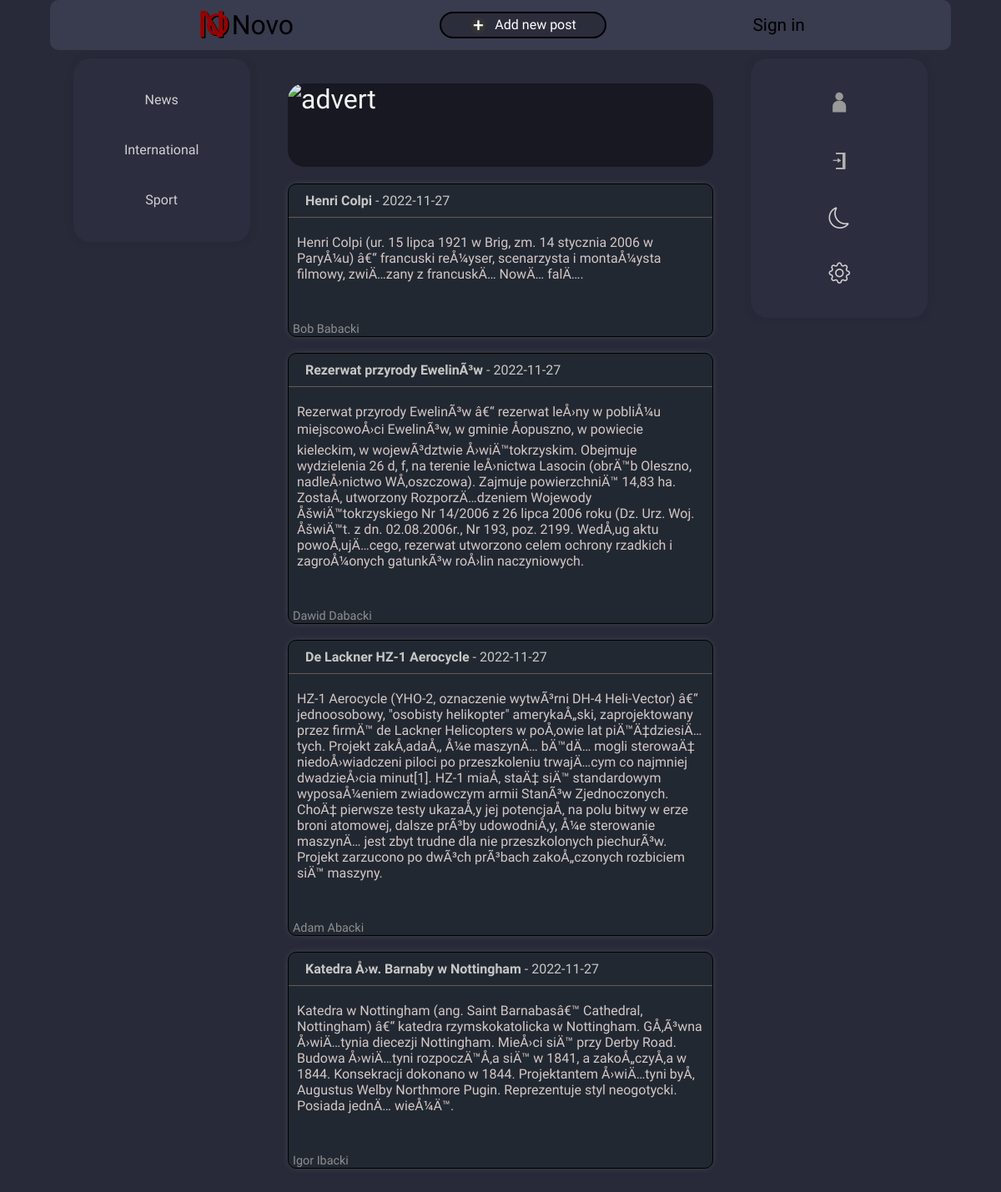
Before: / with the older database file.
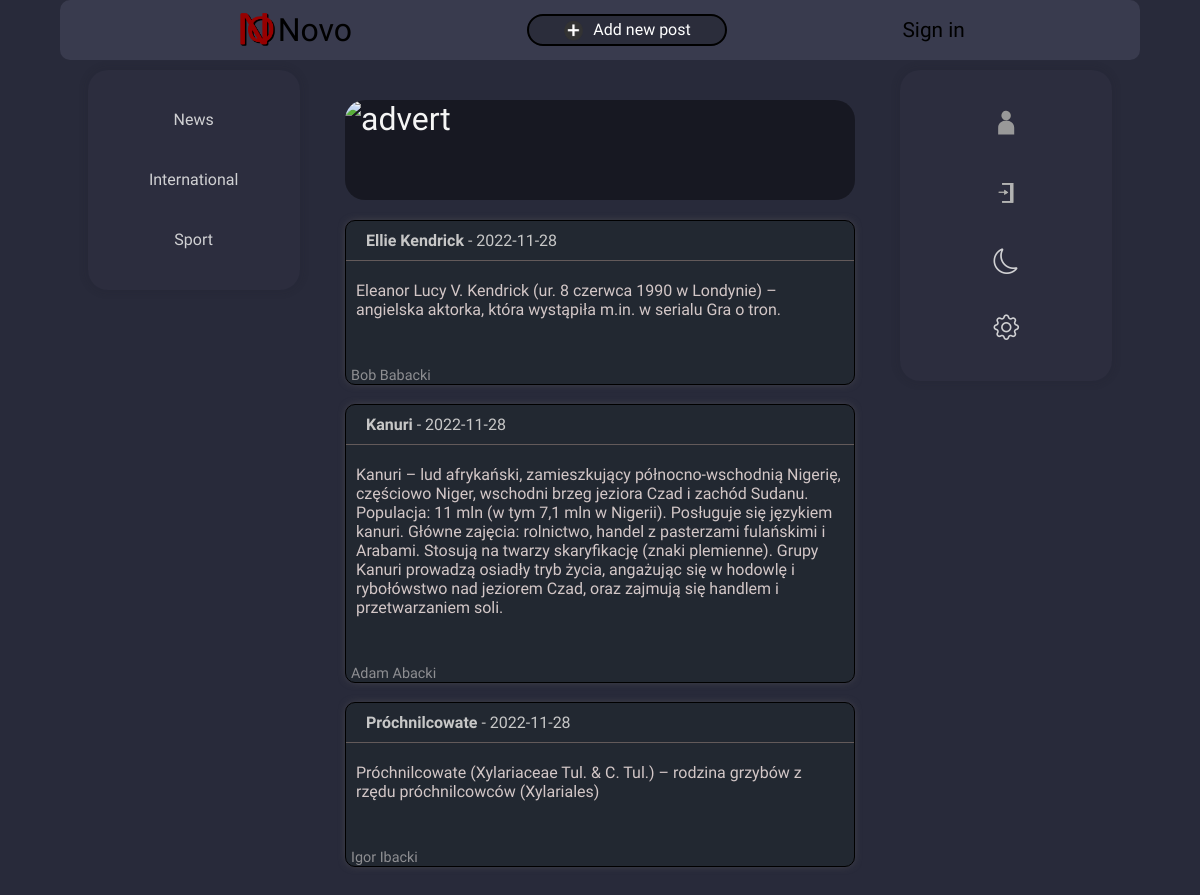
After: the same page with the newer database file.
### tables this page shows
CREATE TABLE `post` (
  `id` int(10) NOT NULL,
  `nazwa` varchar(50) NOT NULL,
  `tresc` text NOT NULL,
  `data_dodania` date NOT NULL,
  `uzytkownik_imie` varchar(40) NOT NULL,
  `uzytkownik_nazwisko` varchar(50) NOT NULL
);

### posty2.php (the view, shortened to what this page needs)
<?php
$a = new mysqli("localhost","root","","serwis");
if ($b=$a->query("SELECT nazwa, tresc, data_dodania, uzytkownik_imie, uzytkownik_nazwisko FROM post;"))
{
    while($c=$b->fetch_assoc())
    {
        echo '<div class="post"><div class="header"><p id="head"><b>'.$c['nazwa'].'</b> - '.$c['data_dodania'].'</p></div> <div class="content">'.$c['tresc'].' </div><br><br><div class="surname">'.$c['uzytkownik_imie'].' '.$c['uzytkownik_nazwisko'].'</div></div><br>';
    }
}
?>

### index.php (shortened to what this page needs)
<!DOCTYPE html>
<html lang="pl">
<head>
    <link rel="stylesheet" href="style.css">
    <link rel="stylesheet" href="https://cdn.jsdelivr.net/npm/bootstrap-icons@1.10.2/font/bootstrap-icons.css">
</head>
<body>
    <div class="container">
        <header>
            <div class="mini-logo"><img src="novo2-c.svg"/>Novo</div>
            <a href="index2.php"> <div class="add-post"><img src="add.svg" width="10%">Add new post</div> </a>
            <div class="login">Sign in</div>
        </header>
        <div class="con2">
        <nav class="icons height">
            <div class="item">News</div>
            <div class="item">International</div>
            <div class="item">Sport</div>
        </nav>
        <main>
            <div class="advert">
                <img src="advert.png" alt="advert"/>
            </div>
            <?php include 'posty2.php'?>
        </main>
        <nav class="icons">
            <div class="item"><div class="icon"><img src="log.svg" width="10%"></div><div class="label">User</div></div>
            <div class="item"><div class="icon"><img src="ulog.svg" width="10%"></div><div class="label">Home</div></div>
            <div class="item"><div class="icon"><i class="bi bi-moon"></i></div><div class="label">Night Mode</div></div>
            <div class="item"><div class="icon"> <i class="bi bi-gear"></i></div><div class="label">Settings</div></div>
        </nav>
    </div>
    </div>
</body>
</html>

### style.css (style rules this page uses)
* { box-sizing: border-box; margin: 0; font-family: "Heebo", sans-serif; }
body { background-color: #282a3a; }
.container { max-width: 1080px; margin: auto; height: 100%; position: relative; }
header { width: 100%; height: 60px; background-color: #393b4e; display: flex; justify-content: space-evenly; align-items: center; border-radius: 10px; }
header .mini-logo { display: flex; align-items: center; height: 100%; font-size: 2rem; font-family: "Kanit", sans-serif; }
.mini-logo img { height: 100%; }
a, a:link, a:visited { color: white; text-decoration: none; }
.add-post { width: 100px; height: 70%; display: flex; justify-content: center; align-items: center; position: relative; width: 200px; border-radius: 20px; text-indent: 10px; color: white; border: 2px solid black; background-color: rgba(0, 0, 0, 0.24); cursor: pointer; }
.login { font-size: 1.3rem; }
nav { width: 20%; height: fit-content; }
main { width: 50%; padding: 10px; }
.con2 { display: flex; padding: 10px; position: relative; height: 100%; justify-content: space-around; }
nav.icons { position: sticky; top: 20px; left: 0; text-align: center; padding: 10px 5px; min-height: 300px; border-radius: 20px; box-shadow: 0 0 5px 5px #1d1e2718; background-color: #34354650; }
.height { min-height: auto !important; }
.advert { width: 100%; background-color: rgba(0, 0, 0, 0.418); height: 100px; border-radius: 20px; margin: 20px 0; display: flex; align-items: center; justify-content: center; font-size: 2rem; color: whitesmoke; }
.advert img { width: 100%; height: 100%; border-radius: 20px; }
.post { width: 100%; border: 1px solid black; box-shadow: 0 0 10px -3px rgb(94, 91, 91); height: auto; min-height: 100px; border-radius: 10px; background-color: #222831; }
.post .header { width: 100%; padding: 10px 20px; display: flex; justify-content: space-between; color: rgb(199, 199, 199); border-bottom: 1px solid rgb(99, 90, 90); }
.content { padding: 10px; margin-top: 10px; color: rgb(211, 199, 199); }
.icons .item { width: 100%; color: rgba(233, 233, 233, 0.87); margin: 20px 0; min-height: 40px; padding: 10px; cursor: pointer; }
.icons .item i::before { font-size: 1.6rem; }
.surname { font-weight: 100; color: rgba(209, 207, 207, 0.616); margin: 0; text-indent: 5px; font-size: 0.9rem; }

Changed rows visible on the page:
removed post: nazwa "Henri Colpi", data_dodania "2022-11-27", tresc "Henri Colpi (ur. 15 lipca 1921 w Brig, zm. 14 stycznia 2006 w ParyÅ¼u) â€“ francuski reÅ¼yser, scenarzysta i montaÅ¼ysta filmowy, zwiÄ…zany z francuskÄ… NowÄ… falÄ….", uzytkownik_imie "Bob", uzytkownik_nazwisko "Babacki"
removed post: nazwa "Rezerwat przyrody EwelinÃ³w", data_dodania "2022-11-27", tresc "Rezerwat przyrody EwelinÃ³w â€“ rezerwat leÅ›ny w pobliÅ¼u miejscowoÅ›ci EwelinÃ³w, w gminie Åopuszno, w powiecie kieleckim, w wojewÃ³dztwie Å›wiÄ™tokrzyskim. Obejmuje wydzielenia 26 d, f, na terenie leÅ›nictwa Lasocin (obrÄ™b Oleszno, nadleÅ›nictwo WÅ‚oszczowa). Zajmuje powierzchniÄ™ 14,83 ha. ZostaÅ‚ utworzony RozporzÄ…dzeniem Wojewody ÅšwiÄ™tokrzyskiego Nr 14/2006 z 26 lipca 2006 roku (Dz. Urz. Woj. ÅšwiÄ™t. z dn. 02.08.2006r., Nr 193, poz. 2199. WedÅ‚ug aktu powoÅ‚ujÄ…cego, rezerwat utworzono celem ochrony rzadkich i zagroÅ¼onych gatunkÃ³w roÅ›lin naczyniowych.", uzytkownik_imie "Dawid", uzytkownik_nazwisko "Dabacki"
removed post: nazwa "De Lackner HZ-1 Aerocycle", data_dodania "2022-11-27", tresc "HZ-1 Aerocycle (YHO-2, oznaczenie wytwÃ³rni DH-4 Heli-Vector) â€“ jednoosobowy, \"osobisty helikopter\" amerykaÅ„ski, zaprojektowany przez firmÄ™ de Lackner Helicopters w poÅ‚owie lat piÄ™Ä‡dziesiÄ…tych. Projekt zakÅ‚adaÅ‚, Å¼e maszynÄ… bÄ™dÄ… mogli sterowaÄ‡ niedoÅ›wiadczeni piloci po przeszkoleniu trwajÄ…cym co najmniej dwadzieÅ›cia minut[1]. HZ-1 miaÅ‚ staÄ‡ siÄ™ standardowym wyposaÅ¼eniem zwiadowczym armii StanÃ³w Zjednoczonych. ChoÄ‡ pierwsze testy ukazaÅ‚y jej potencjaÅ‚ na polu bitwy w erze broni atomowej, dalsze prÃ³by udowodniÅ‚y, Å¼e sterowanie maszynÄ… jest zbyt trudne dla nie przeszkolonych piechurÃ³w. Projekt zarzucono po dwÃ³ch prÃ³bach zakoÅ„czonych rozbiciem siÄ™ maszyny.", uzytkownik_imie "Adam", uzytkownik_nazwisko "Abacki"
removed post: nazwa "Katedra Å›w. Barnaby w Nottingham", data_dodania "2022-11-27", tresc "Katedra w Nottingham (ang. Saint Barnabasâ€™ Cathedral, Nottingham) â€“ katedra rzymskokatolicka w Nottingham. GÅ‚Ã³wna Å›wiÄ…tynia diecezji Nottingham. MieÅ›ci siÄ™ przy Derby Road. Budowa Å›wiÄ…tyni rozpoczÄ™Å‚a siÄ™ w 1841, a zakoÅ„czyÅ‚a w 1844. Konsekracji dokonano w 1844. Projektantem Å›wiÄ…tyni byÅ‚ Augustus Welby Northmore Pugin. Reprezentuje styl neogotycki. Posiada jednÄ… wieÅ¼Ä™.", uzytkownik_imie "Igor", uzytkownik_nazwisko "Ibacki"
added post: nazwa "Ellie Kendrick", data_dodania "2022-11-28", tresc "Eleanor Lucy V. Kendrick (ur. 8 czerwca 1990 w Londynie) – angielska aktorka, która wystąpiła m.in. w serialu Gra o tron.", uzytkownik_imie "Bob", uzytkownik_nazwisko "Babacki"
added post: nazwa "Kanuri", data_dodania "2022-11-28", tresc "Kanuri – lud afrykański, zamieszkujący północno-wschodnią Nigerię, częściowo Niger, wschodni brzeg jeziora Czad i zachód Sudanu. Populacja: 11 mln (w tym 7,1 mln w Nigerii). Posługuje się językiem kanuri. Główne zajęcia: rolnictwo, handel z pasterzami fulańskimi i Arabami. Stosują na twarzy skaryfikację (znaki plemienne). Grupy Kanuri prowadzą osiadły tryb życia, angażując się w hodowlę i rybołówstwo nad jeziorem Czad, oraz zajmują się handlem i przetwarzaniem soli.", uzytkownik_imie "Adam", uzytkownik_nazwisko "Abacki"
added post: nazwa "Próchnilcowate", data_dodania "2022-11-28", tresc "Próchnilcowate (Xylariaceae Tul. & C. Tul.) – rodzina grzybów z rzędu próchnilcowców (Xylariales)", uzytkownik_imie "Igor", uzytkownik_nazwisko "Ibacki"
